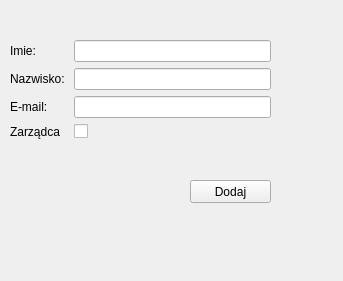
<?xml version="1.0" encoding="UTF-8"?>
<ui version="4.0">
 <class>Form</class>
 <widget class="QWidget" name="Form">
  <property name="windowModality">
   <enum>Qt::NonModal</enum>
  </property>
  <property name="geometry">
   <rect>
    <x>0</x>
    <y>0</y>
    <width>343</width>
    <height>281</height>
   </rect>
  </property>
  <property name="windowTitle">
   <string>Form</string>
  </property>
  <widget class="QWidget" name="formLayoutWidget">
   <property name="geometry">
    <rect>
     <x>10</x>
     <y>40</y>
     <width>261</width>
     <height>131</height>
    </rect>
   </property>
   <layout class="QFormLayout" name="formLayout">
    <item row="0" column="0">
     <widget class="QLabel" name="label">
      <property name="text">
       <string>Imie: </string>
      </property>
     </widget>
    </item>
    <item row="0" column="1">
     <widget class="QLineEdit" name="lineEdit"/>
    </item>
    <item row="1" column="0">
     <widget class="QLabel" name="label_2">
      <property name="text">
       <string>Nazwisko: </string>
      </property>
     </widget>
    </item>
    <item row="1" column="1">
     <widget class="QLineEdit" name="lineEdit_2"/>
    </item>
    <item row="2" column="0">
     <widget class="QLabel" name="label_3">
      <property name="text">
       <string>E-mail: </string>
      </property>
     </widget>
    </item>
    <item row="2" column="1">
     <widget class="QLineEdit" name="lineEdit_3"/>
    </item>
    <item row="3" column="0">
     <widget class="QLabel" name="label_4">
      <property name="text">
       <string>Zarządca</string>
      </property>
     </widget>
    </item>
    <item row="3" column="1">
     <widget class="QCheckBox" name="checkBox">
      <property name="text">
       <string/>
      </property>
     </widget>
    </item>
   </layout>
  </widget>
  <widget class="QPushButton" name="pushButton">
   <property name="enabled">
    <bool>true</bool>
   </property>
   <property name="geometry">
    <rect>
     <x>190</x>
     <y>180</y>
     <width>81</width>
     <height>23</height>
    </rect>
   </property>
   <property name="maximumSize">
    <size>
     <width>100</width>
     <height>16777212</height>
    </size>
   </property>
   <property name="whatsThis">
    <string notr="true"/>
   </property>
   <property name="layoutDirection">
    <enum>Qt::LeftToRight</enum>
   </property>
   <property name="text">
    <string>Dodaj</string>
   </property>
   <property name="default">
    <bool>false</bool>
   </property>
   <property name="flat">
    <bool>false</bool>
   </property>
  </widget>
  <widget class="QLabel" name="label_5">
   <property name="geometry">
    <rect>
     <x>10</x>
     <y>210</y>
     <width>261</width>
     <height>16</height>
    </rect>
   </property>
   <property name="text">
    <string/>
   </property>
  </widget>
 </widget>
 <resources/>
 <connections/>
</ui>
